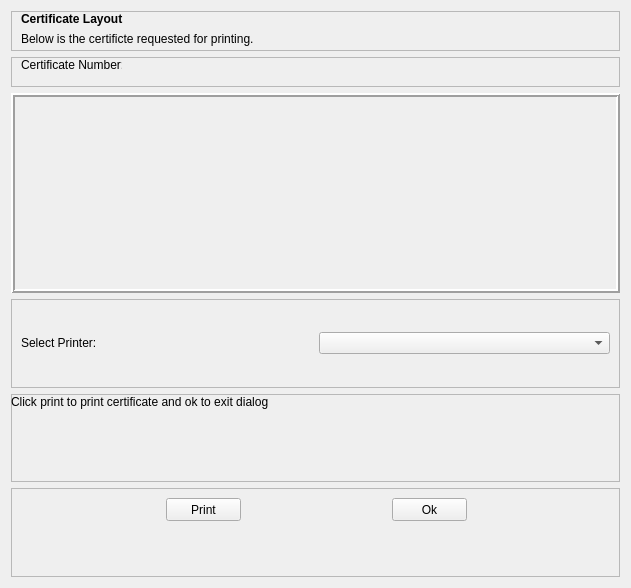
<?xml version="1.0" encoding="UTF-8"?>
<ui version="4.0">
 <class>PrintCert_dialog</class>
 <widget class="QWidget" name="PrintCert_dialog">
  <property name="geometry">
   <rect>
    <x>0</x>
    <y>0</y>
    <width>631</width>
    <height>588</height>
   </rect>
  </property>
  <property name="sizePolicy">
   <sizepolicy hsizetype="Fixed" vsizetype="Fixed">
    <horstretch>0</horstretch>
    <verstretch>0</verstretch>
   </sizepolicy>
  </property>
  <property name="minimumSize">
   <size>
    <width>400</width>
    <height>300</height>
   </size>
  </property>
  <property name="windowTitle">
   <string>Print Certificate</string>
  </property>
  <layout class="QGridLayout" name="gridLayout">
   <item row="0" column="0">
    <widget class="QFrame" name="title_frame_2">
     <property name="sizePolicy">
      <sizepolicy hsizetype="Preferred" vsizetype="Fixed">
       <horstretch>0</horstretch>
       <verstretch>0</verstretch>
      </sizepolicy>
     </property>
     <property name="minimumSize">
      <size>
       <width>0</width>
       <height>40</height>
      </size>
     </property>
     <property name="frameShape">
      <enum>QFrame::StyledPanel</enum>
     </property>
     <property name="frameShadow">
      <enum>QFrame::Raised</enum>
     </property>
     <widget class="QLabel" name="title_label_2">
      <property name="geometry">
       <rect>
        <x>10</x>
        <y>0</y>
        <width>141</width>
        <height>16</height>
       </rect>
      </property>
      <property name="font">
       <font>
        <weight>75</weight>
        <bold>true</bold>
       </font>
      </property>
      <property name="text">
       <string>Certificate Layout</string>
      </property>
     </widget>
     <widget class="QLabel" name="subtitle_label_2">
      <property name="geometry">
       <rect>
        <x>10</x>
        <y>20</y>
        <width>331</width>
        <height>16</height>
       </rect>
      </property>
      <property name="text">
       <string>Below is the certificte requested for printing.</string>
      </property>
     </widget>
    </widget>
   </item>
   <item row="1" column="0">
    <widget class="QFrame" name="frame_2">
     <property name="sizePolicy">
      <sizepolicy hsizetype="Preferred" vsizetype="Minimum">
       <horstretch>0</horstretch>
       <verstretch>0</verstretch>
      </sizepolicy>
     </property>
     <property name="minimumSize">
      <size>
       <width>0</width>
       <height>10</height>
      </size>
     </property>
     <property name="maximumSize">
      <size>
       <width>16777215</width>
       <height>30</height>
      </size>
     </property>
     <property name="frameShape">
      <enum>QFrame::StyledPanel</enum>
     </property>
     <property name="frameShadow">
      <enum>QFrame::Raised</enum>
     </property>
     <widget class="QLabel" name="label_2">
      <property name="geometry">
       <rect>
        <x>110</x>
        <y>0</y>
        <width>61</width>
        <height>16</height>
       </rect>
      </property>
      <property name="text">
       <string/>
      </property>
     </widget>
     <widget class="QLabel" name="label">
      <property name="geometry">
       <rect>
        <x>10</x>
        <y>0</y>
        <width>101</width>
        <height>16</height>
       </rect>
      </property>
      <property name="text">
       <string>Certificate Number:</string>
      </property>
     </widget>
    </widget>
   </item>
   <item row="2" column="0">
    <widget class="QFrame" name="frame">
     <property name="sizePolicy">
      <sizepolicy hsizetype="Preferred" vsizetype="Fixed">
       <horstretch>0</horstretch>
       <verstretch>0</verstretch>
      </sizepolicy>
     </property>
     <property name="minimumSize">
      <size>
       <width>0</width>
       <height>200</height>
      </size>
     </property>
     <property name="frameShape">
      <enum>QFrame::Box</enum>
     </property>
     <property name="frameShadow">
      <enum>QFrame::Raised</enum>
     </property>
     <property name="lineWidth">
      <number>2</number>
     </property>
    </widget>
   </item>
   <item row="3" column="0">
    <widget class="QFrame" name="frame_5">
     <property name="sizePolicy">
      <sizepolicy hsizetype="Preferred" vsizetype="Minimum">
       <horstretch>0</horstretch>
       <verstretch>0</verstretch>
      </sizepolicy>
     </property>
     <property name="minimumSize">
      <size>
       <width>0</width>
       <height>40</height>
      </size>
     </property>
     <property name="frameShape">
      <enum>QFrame::StyledPanel</enum>
     </property>
     <property name="frameShadow">
      <enum>QFrame::Raised</enum>
     </property>
     <layout class="QGridLayout" name="gridLayout_2">
      <item row="0" column="0">
       <widget class="QLabel" name="label_3">
        <property name="text">
         <string>Select Printer:</string>
        </property>
       </widget>
      </item>
      <item row="0" column="1">
       <widget class="QComboBox" name="selectScanner_Cbx">
        <property name="toolTip">
         <string>&lt;html&gt;&lt;head/&gt;&lt;body&gt;&lt;p&gt;Select a scanner&lt;/p&gt;&lt;/body&gt;&lt;/html&gt;</string>
        </property>
       </widget>
      </item>
     </layout>
    </widget>
   </item>
   <item row="4" column="0">
    <widget class="QFrame" name="frame_4">
     <property name="sizePolicy">
      <sizepolicy hsizetype="Preferred" vsizetype="Minimum">
       <horstretch>0</horstretch>
       <verstretch>0</verstretch>
      </sizepolicy>
     </property>
     <property name="minimumSize">
      <size>
       <width>0</width>
       <height>20</height>
      </size>
     </property>
     <property name="frameShape">
      <enum>QFrame::StyledPanel</enum>
     </property>
     <property name="frameShadow">
      <enum>QFrame::Raised</enum>
     </property>
     <widget class="QLabel" name="label_4">
      <property name="geometry">
       <rect>
        <x>0</x>
        <y>0</y>
        <width>411</width>
        <height>16</height>
       </rect>
      </property>
      <property name="text">
       <string>Click print to print certificate and ok to exit dialog</string>
      </property>
     </widget>
    </widget>
   </item>
   <item row="5" column="0">
    <widget class="QFrame" name="frame_3">
     <property name="sizePolicy">
      <sizepolicy hsizetype="Preferred" vsizetype="Minimum">
       <horstretch>0</horstretch>
       <verstretch>0</verstretch>
      </sizepolicy>
     </property>
     <property name="frameShape">
      <enum>QFrame::StyledPanel</enum>
     </property>
     <property name="frameShadow">
      <enum>QFrame::Raised</enum>
     </property>
     <widget class="QPushButton" name="pushButton">
      <property name="geometry">
       <rect>
        <x>155</x>
        <y>10</y>
        <width>75</width>
        <height>23</height>
       </rect>
      </property>
      <property name="sizePolicy">
       <sizepolicy hsizetype="Maximum" vsizetype="Fixed">
        <horstretch>0</horstretch>
        <verstretch>0</verstretch>
       </sizepolicy>
      </property>
      <property name="text">
       <string>Print</string>
      </property>
     </widget>
     <widget class="QPushButton" name="accept_btn">
      <property name="geometry">
       <rect>
        <x>381</x>
        <y>10</y>
        <width>75</width>
        <height>23</height>
       </rect>
      </property>
      <property name="sizePolicy">
       <sizepolicy hsizetype="Maximum" vsizetype="Fixed">
        <horstretch>0</horstretch>
        <verstretch>0</verstretch>
       </sizepolicy>
      </property>
      <property name="text">
       <string>Ok</string>
      </property>
     </widget>
    </widget>
   </item>
  </layout>
 </widget>
 <resources/>
 <connections>
  <connection>
   <sender>accept_btn</sender>
   <signal>clicked()</signal>
   <receiver>PrintCert_dialog</receiver>
   <slot>close()</slot>
   <hints>
    <hint type="sourcelabel">
     <x>427</x>
     <y>577</y>
    </hint>
    <hint type="destinationlabel">
     <x>315</x>
     <y>356</y>
    </hint>
   </hints>
  </connection>
 </connections>
</ui>
